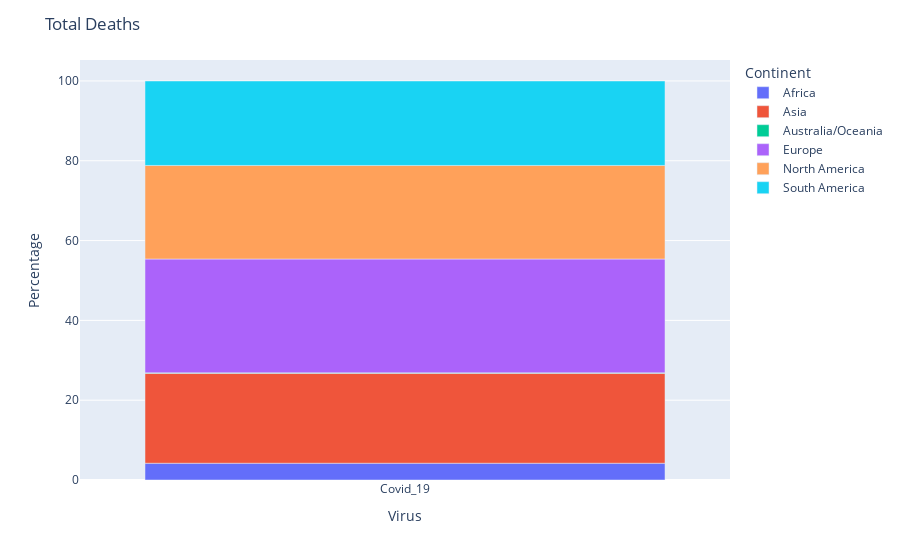
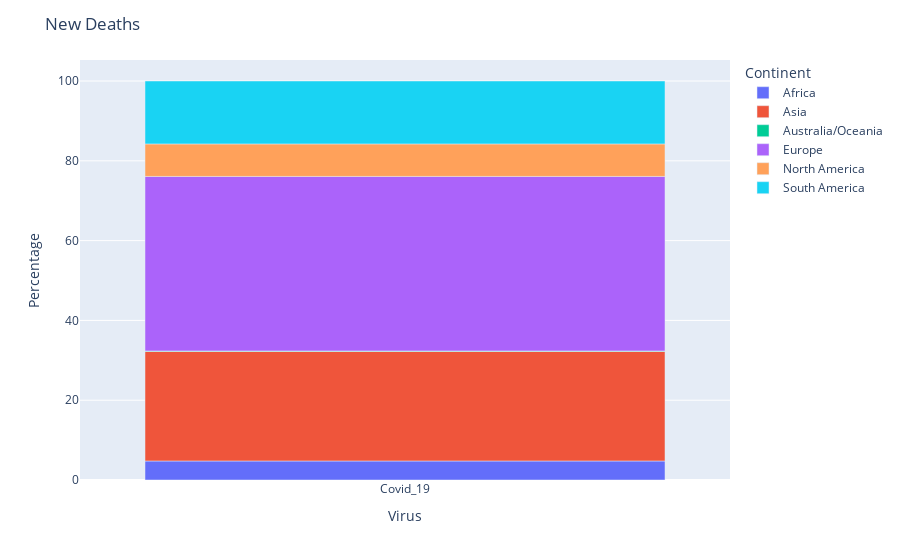
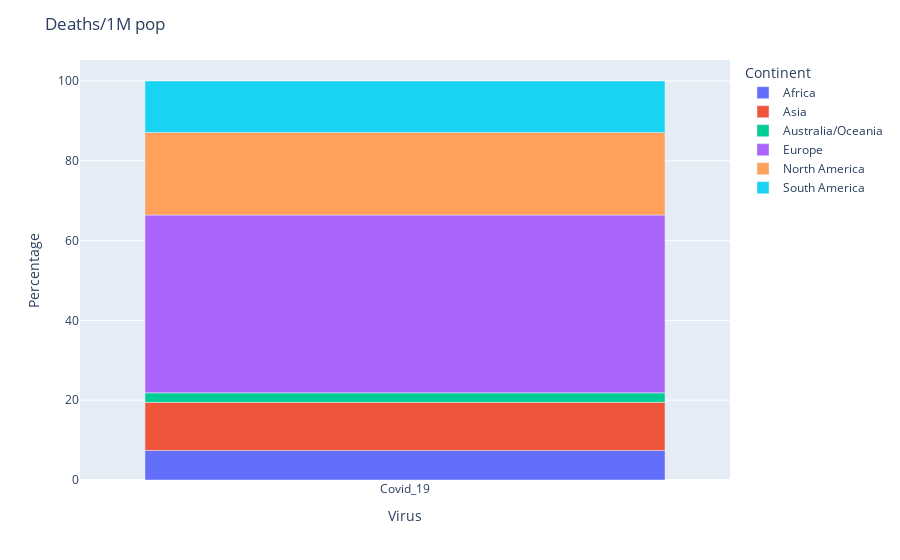

Notebook cell for these charts, in order:
### Code cell
continent_visualization(deaths_list)

### Figure 1 — Plotly figure (JSON) as saved in the notebook; plotly's stock layout.template omitted (floating-point values rounded to 4 significant figures)
{"data": [{"alignmentgroup": "True", "customdata": [[248027]], "hovertemplate": "Continent=Africa<br>Virus=%{x}<br>Percentage=%{y}<br>Total Deaths=%{customdata[0]}<extra></extra>", "legendgroup": "Africa", "marker": {"color": "#636efa", "pattern": {"shape": ""}}, "name": "Africa", "offsetgroup": "Africa", "orientation": "v", "showlegend": true, "textposition": "auto", "type": "bar", "x": ["Covid_19"], "xaxis": "x", "y": [4.2], "yaxis": "y"}, {"alignmentgroup": "True", "customdata": [[1330471]], "hovertemplate": "Continent=Asia<br>Virus=%{x}<br>Percentage=%{y}<br>Total Deaths=%{customdata[0]}<extra></extra>", "legendgroup": "Asia", "marker": {"color": "#EF553B", "pattern": {"shape": ""}}, "name": "Asia", "offsetgroup": "Asia", "orientation": "v", "showlegend": true, "textposition": "auto", "type": "bar", "x": ["Covid_19"], "xaxis": "x", "y": [22.53], "yaxis": "y"}, {"alignmentgroup": "True", "customdata": [[7473]], "hovertemplate": "Continent=Australia/Oceania<br>Virus=%{x}<br>Percentage=%{y}<br>Total Deaths=%{customdata[0]}<extra></extra>", "legendgroup": "Australia/Oceania", "marker": {"color": "#00cc96", "pattern": {"shape": ""}}, "name": "Australia/Oceania", "offsetgroup": "Australia/Oceania", "orientation": "v", "showlegend": true, "textposition": "auto", "type": "bar", "x": ["Covid_19"], "xaxis": "x", "y": [0.13], "yaxis": "y"}, {"alignmentgroup": "True", "customdata": [[1684209]], "hovertemplate": "Continent=Europe<br>Virus=%{x}<br>Percentage=%{y}<br>Total Deaths=%{customdata[0]}<extra></extra>", "legendgroup": "Europe", "marker": {"color": "#ab63fa", "pattern": {"shape": ""}}, "name": "Europe", "offsetgroup": "Europe", "orientation": "v", "showlegend": true, "textposition": "auto", "type": "bar", "x": ["Covid_19"], "xaxis": "x", "y": [28.52], "yaxis": "y"}, {"alignmentgroup": "True", "customdata": [[1384853]], "hovertemplate": "Continent=North America<br>Virus=%{x}<br>Percentage=%{y}<br>Total Deaths=%{customdata[0]}<extra></extra>", "legendgroup": "North America", "marker": {"color": "#FFA15A", "pattern": {"shape": ""}}, "name": "North America", "offsetgroup": "North America", "orientation": "v", "showlegend": true, "textposition": "auto", "type": "bar", "x": ["Covid_19"], "xaxis": "x", "y": [23.45], "yaxis": "y"}, {"alignmentgroup": "True", "customdata": [[1249679]], "hovertemplate": "Continent=South America<br>Virus=%{x}<br>Percentage=%{y}<br>Total Deaths=%{customdata[0]}<extra></extra>", "legendgroup": "South America", "marker": {"color": "#19d3f3", "pattern": {"shape": ""}}, "name": "South America", "offsetgroup": "South America", "orientation": "v", "showlegend": true, "textposition": "auto", "type": "bar", "x": ["Covid_19"], "xaxis": "x", "y": [21.16], "yaxis": "y"}], "layout": {"barmode": "relative", "legend": {"title": {"text": "Continent"}, "tracegroupgap": 0}, "margin": {"t": 60}, "title": {"text": "Total Deaths"}, "xaxis": {"anchor": "y", "domain": [0, 1], "title": {"text": "Virus"}}, "yaxis": {"anchor": "x", "domain": [0, 1], "title": {"text": "Percentage"}}}}

### Figure 2 — Plotly figure (JSON) as saved in the notebook; plotly's stock layout.template omitted (floating-point values rounded to 4 significant figures)
{"data": [{"alignmentgroup": "True", "customdata": [[300]], "hovertemplate": "Continent=Africa<br>Virus=%{x}<br>Percentage=%{y}<br>New Deaths=%{customdata[0]}<extra></extra>", "legendgroup": "Africa", "marker": {"color": "#636efa", "pattern": {"shape": ""}}, "name": "Africa", "offsetgroup": "Africa", "orientation": "v", "showlegend": true, "textposition": "auto", "type": "bar", "x": ["Covid_19"], "xaxis": "x", "y": [4.77], "yaxis": "y"}, {"alignmentgroup": "True", "customdata": [[1725]], "hovertemplate": "Continent=Asia<br>Virus=%{x}<br>Percentage=%{y}<br>New Deaths=%{customdata[0]}<extra></extra>", "legendgroup": "Asia", "marker": {"color": "#EF553B", "pattern": {"shape": ""}}, "name": "Asia", "offsetgroup": "Asia", "orientation": "v", "showlegend": true, "textposition": "auto", "type": "bar", "x": ["Covid_19"], "xaxis": "x", "y": [27.45], "yaxis": "y"}, {"alignmentgroup": "True", "customdata": [[8]], "hovertemplate": "Continent=Australia/Oceania<br>Virus=%{x}<br>Percentage=%{y}<br>New Deaths=%{customdata[0]}<extra></extra>", "legendgroup": "Australia/Oceania", "marker": {"color": "#00cc96", "pattern": {"shape": ""}}, "name": "Australia/Oceania", "offsetgroup": "Australia/Oceania", "orientation": "v", "showlegend": true, "textposition": "auto", "type": "bar", "x": ["Covid_19"], "xaxis": "x", "y": [0.13], "yaxis": "y"}, {"alignmentgroup": "True", "customdata": [[2749]], "hovertemplate": "Continent=Europe<br>Virus=%{x}<br>Percentage=%{y}<br>New Deaths=%{customdata[0]}<extra></extra>", "legendgroup": "Europe", "marker": {"color": "#ab63fa", "pattern": {"shape": ""}}, "name": "Europe", "offsetgroup": "Europe", "orientation": "v", "showlegend": true, "textposition": "auto", "type": "bar", "x": ["Covid_19"], "xaxis": "x", "y": [43.74], "yaxis": "y"}, {"alignmentgroup": "True", "customdata": [[512]], "hovertemplate": "Continent=North America<br>Virus=%{x}<br>Percentage=%{y}<br>New Deaths=%{customdata[0]}<extra></extra>", "legendgroup": "North America", "marker": {"color": "#FFA15A", "pattern": {"shape": ""}}, "name": "North America", "offsetgroup": "North America", "orientation": "v", "showlegend": true, "textposition": "auto", "type": "bar", "x": ["Covid_19"], "xaxis": "x", "y": [8.15], "yaxis": "y"}, {"alignmentgroup": "True", "customdata": [[991]], "hovertemplate": "Continent=South America<br>Virus=%{x}<br>Percentage=%{y}<br>New Deaths=%{customdata[0]}<extra></extra>", "legendgroup": "South America", "marker": {"color": "#19d3f3", "pattern": {"shape": ""}}, "name": "South America", "offsetgroup": "South America", "orientation": "v", "showlegend": true, "textposition": "auto", "type": "bar", "x": ["Covid_19"], "xaxis": "x", "y": [15.77], "yaxis": "y"}], "layout": {"barmode": "relative", "legend": {"title": {"text": "Continent"}, "tracegroupgap": 0}, "margin": {"t": 60}, "title": {"text": "New Deaths"}, "xaxis": {"anchor": "y", "domain": [0, 1], "title": {"text": "Virus"}}, "yaxis": {"anchor": "x", "domain": [0, 1], "title": {"text": "Percentage"}}}}

### Figure 3 — Plotly figure (JSON) as saved in the notebook; plotly's stock layout.template omitted (floating-point values rounded to 4 significant figures)
{"data": [{"alignmentgroup": "True", "customdata": [[17350]], "hovertemplate": "Continent=Africa<br>Virus=%{x}<br>Percentage=%{y}<br>Deaths/1M pop=%{customdata[0]}<extra></extra>", "legendgroup": "Africa", "marker": {"color": "#636efa", "pattern": {"shape": ""}}, "name": "Africa", "offsetgroup": "Africa", "orientation": "v", "showlegend": true, "textposition": "auto", "type": "bar", "x": ["Covid_19"], "xaxis": "x", "y": [7.41], "yaxis": "y"}, {"alignmentgroup": "True", "customdata": [[28213]], "hovertemplate": "Continent=Asia<br>Virus=%{x}<br>Percentage=%{y}<br>Deaths/1M pop=%{customdata[0]}<extra></extra>", "legendgroup": "Asia", "marker": {"color": "#EF553B", "pattern": {"shape": ""}}, "name": "Asia", "offsetgroup": "Asia", "orientation": "v", "showlegend": true, "textposition": "auto", "type": "bar", "x": ["Covid_19"], "xaxis": "x", "y": [12.05], "yaxis": "y"}, {"alignmentgroup": "True", "customdata": [[5593]], "hovertemplate": "Continent=Australia/Oceania<br>Virus=%{x}<br>Percentage=%{y}<br>Deaths/1M pop=%{customdata[0]}<extra></extra>", "legendgroup": "Australia/Oceania", "marker": {"color": "#00cc96", "pattern": {"shape": ""}}, "name": "Australia/Oceania", "offsetgroup": "Australia/Oceania", "orientation": "v", "showlegend": true, "textposition": "auto", "type": "bar", "x": ["Covid_19"], "xaxis": "x", "y": [2.39], "yaxis": "y"}, {"alignmentgroup": "True", "customdata": [[104286]], "hovertemplate": "Continent=Europe<br>Virus=%{x}<br>Percentage=%{y}<br>Deaths/1M pop=%{customdata[0]}<extra></extra>", "legendgroup": "Europe", "marker": {"color": "#ab63fa", "pattern": {"shape": ""}}, "name": "Europe", "offsetgroup": "Europe", "orientation": "v", "showlegend": true, "textposition": "auto", "type": "bar", "x": ["Covid_19"], "xaxis": "x", "y": [44.55], "yaxis": "y"}, {"alignmentgroup": "True", "customdata": [[48500]], "hovertemplate": "Continent=North America<br>Virus=%{x}<br>Percentage=%{y}<br>Deaths/1M pop=%{customdata[0]}<extra></extra>", "legendgroup": "North America", "marker": {"color": "#FFA15A", "pattern": {"shape": ""}}, "name": "North America", "offsetgroup": "North America", "orientation": "v", "showlegend": true, "textposition": "auto", "type": "bar", "x": ["Covid_19"], "xaxis": "x", "y": [20.72], "yaxis": "y"}, {"alignmentgroup": "True", "customdata": [[30148]], "hovertemplate": "Continent=South America<br>Virus=%{x}<br>Percentage=%{y}<br>Deaths/1M pop=%{customdata[0]}<extra></extra>", "legendgroup": "South America", "marker": {"color": "#19d3f3", "pattern": {"shape": ""}}, "name": "South America", "offsetgroup": "South America", "orientation": "v", "showlegend": true, "textposition": "auto", "type": "bar", "x": ["Covid_19"], "xaxis": "x", "y": [12.88], "yaxis": "y"}], "layout": {"barmode": "relative", "legend": {"title": {"text": "Continent"}, "tracegroupgap": 0}, "margin": {"t": 60}, "title": {"text": "Deaths/1M pop"}, "xaxis": {"anchor": "y", "domain": [0, 1], "title": {"text": "Virus"}}, "yaxis": {"anchor": "x", "domain": [0, 1], "title": {"text": "Percentage"}}}}
